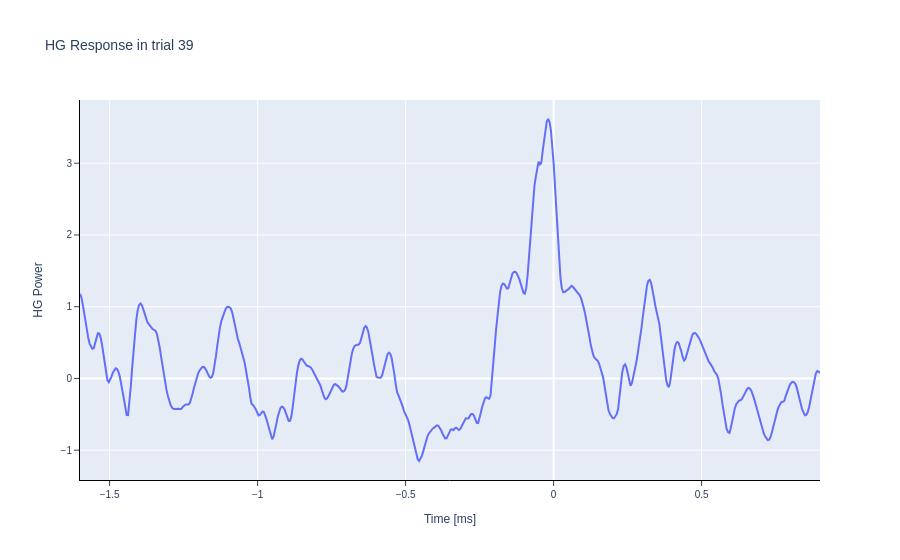

This figure's notebook cell:
### Code cell
fig_trace = go.Figure()

fig_trace.add_trace(
go.Scatter(
    x=time, y=data_P1[39, 97, :], 
    mode='lines', name=tr
    ))
fig_trace.update_xaxes(title_text="Time [ms]", showline=True, linecolor='black', linewidth=1,
                    ticks='outside', showticklabels=True)
fig_trace.update_yaxes(title_text="HG Power", showline=True, linecolor='black', linewidth=1,
                    ticks='outside', showticklabels=True)
fig_trace.update_layout(
    title=f"HG Response in trial {39}", 
    font=dict(family="Arial", size=10))
save_svg(fig_trace, rf"../figures/figure1/neural_trace_tr_39.svg", **PANEL_DIMS['figure1']['trace'])
fig_trace.show()

### Figure 1 — Plotly figure (JSON) as saved in the notebook; plotly's stock layout.template omitted (floating-point values rounded to 4 significant figures; data arrays with more than 128 entries replaced by an {"elided": "..."} marker saying what was removed)
{"data": [{"mode": "lines", "name": "110", "type": "scatter", "x": {"elided": "540 float values"}, "y": {"elided": "540 float values"}}], "layout": {"font": {"family": "Arial", "size": 10}, "title": {"text": "HG Response in trial 39"}, "xaxis": {"linecolor": "black", "linewidth": 1, "showline": true, "showticklabels": true, "ticks": "outside", "title": {"text": "Time [ms]"}}, "yaxis": {"linecolor": "black", "linewidth": 1, "showline": true, "showticklabels": true, "ticks": "outside", "title": {"text": "HG Power"}}}}
